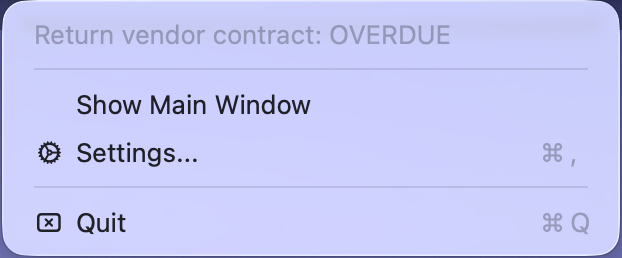
#> input picture docs/screenshots/05-menu-bar-dropdown.png, 622 x 258 px
$ python compose_menubar_screenshot.py
#> lines starting #> are read from the running program, lines starting #| are printed output that depends on the picture
"""Compose menu bar dropdown screenshot for App Store.

Extracts the Tickdrant menu dropdown from the raw capture and places it
on a clean purple gradient background matching the app icon.

Output: docs/screenshots/05-menu-bar.png (2880x1800)
"""
from __future__ import annotations

from pathlib import Path

from PIL import Image, ImageDraw, ImageFilter

ROOT = Path(__file__).resolve().parent.parent
SRC = ROOT / "docs" / "screenshots" / "05-menu-bar-dropdown.png"
OUT = ROOT / "docs" / "screenshots" / "05-menu-bar.png"

# SRC is already a clean, isolated dropdown PNG (no cropping needed).
DROPDOWN_BBOX = None

# App icon gradient colours (v9)
GRAD_TOP_LEFT  = (106, 121, 227)
GRAD_BOT_RIGHT = (118, 75, 162)

CANVAS_W, CANVAS_H = 2880, 1800


def gradient(size, tl, br):
    img = Image.new("RGB", size)
    px = img.load()
    w, h = size
    denom = max(w + h - 2, 1)
    for y in range(h):
        for x in range(w):
            t = (x + y) / denom
            px[x, y] = (
                int(tl[0] * (1 - t) + br[0] * t),
                int(tl[1] * (1 - t) + br[1] * t),
                int(tl[2] * (1 - t) + br[2] * t),
            )
    return img


def drop_shadow(size, radius=30, offset=(0, 12), color=(0, 0, 0, 90)):
    w, h = size
    pad = radius * 2
    layer = Image.new("RGBA", (w + pad * 2, h + pad * 2), (0, 0, 0, 0))
    d = ImageDraw.Draw(layer)
    d.rounded_rectangle(
        (pad + offset[0], pad + offset[1], pad + offset[0] + w, pad + offset[1] + h),
        radius=40, fill=color,
    )
    return layer.filter(ImageFilter.GaussianBlur(radius=radius))


def main():
    if not SRC.exists():
        raise SystemExit(f"missing raw capture: {SRC}")

    src = Image.open(SRC).convert("RGBA")
#> src is the input picture: PIL image 622x258 RGBA; mean R, G, B, A 198.3, 201.1, 245, 255
    dropdown = src if DROPDOWN_BBOX is None else src.crop(DROPDOWN_BBOX)

    # Scale up to about 2/3 of canvas width
    target_w = int(CANVAS_W * 0.55)
    dw, dh = dropdown.size
#> dw = 622; dh = 258
    scale = target_w / dw
#> scale = 2.55
    new_size = (int(dw * scale), int(dh * scale))
#> new_size = (1584, 657)
    dropdown_rgba = dropdown.resize(new_size, Image.LANCZOS)

    # Build canvas
    canvas = gradient((CANVAS_W, CANVAS_H), GRAD_TOP_LEFT, GRAD_BOT_RIGHT).convert("RGBA")
#> in gradient, `img = Image.new("RGB", size)`: img: PIL image 2880x1800 RGB; every value is 0
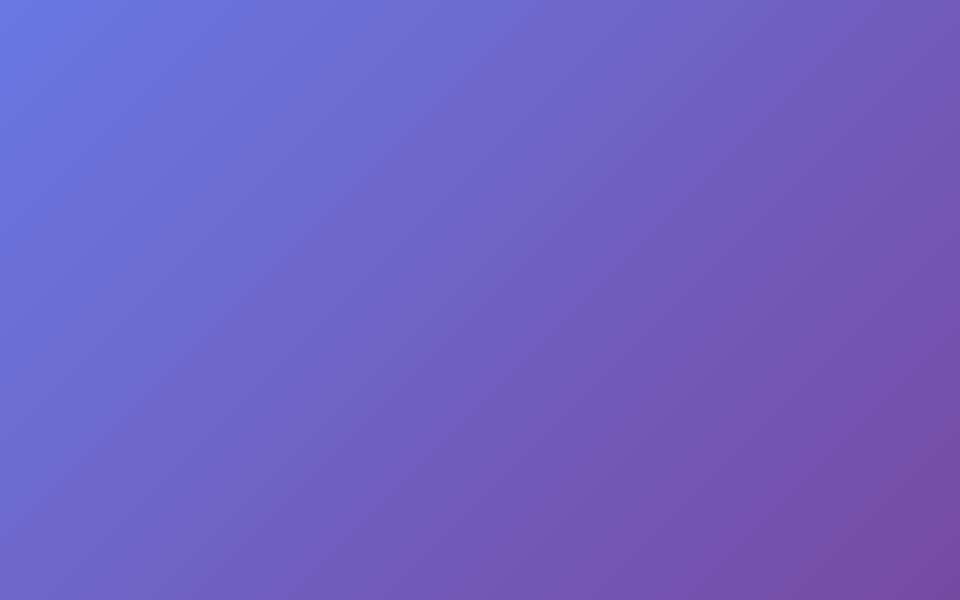
#> canvas: PIL image 2880x1800 RGBA (shown at 1/3 size); mean R, G, B, A 111.5, 97.5, 194, 255

    # Drop shadow behind the popup
    shadow = drop_shadow(new_size)
#> in drop_shadow, `layer = Image.new("RGBA", (w + pad * 2, h + pad * 2), (0, 0, 0, 0))`: layer: PIL image 1704x777 RGBA; every value is 0
#> in drop_shadow, `return layer.filter(ImageFilter.GaussianBlur(radius=radius))`:
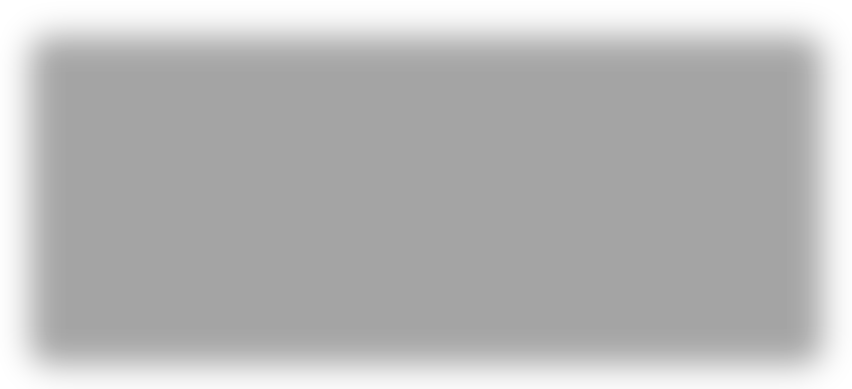
#> returned value: PIL image 1704x777 RGBA (shown at 1/2 size); mean R, G, B, A 0, 0, 0, 70.7; transparent parts drawn white
    paste_x = (CANVAS_W - new_size[0]) // 2
#> paste_x = 648
    paste_y = (CANVAS_H - new_size[1]) // 2
#> paste_y = 571
    sh_w, sh_h = shadow.size
#> sh_w = 1704; sh_h = 777
    canvas.alpha_composite(
        shadow,
        (paste_x - (sh_w - new_size[0]) // 2,
         paste_y - (sh_h - new_size[1]) // 2),
    )
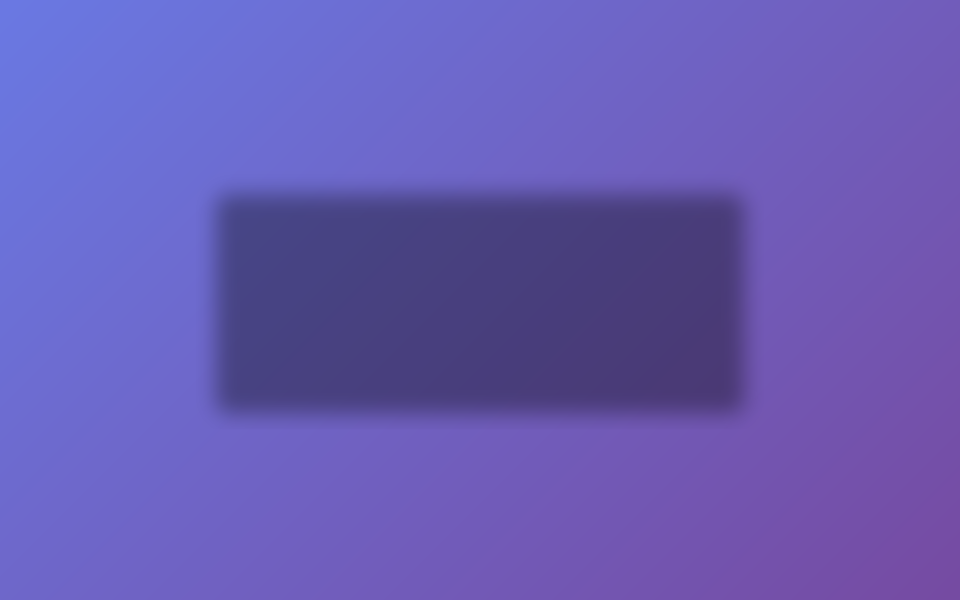
#> canvas: PIL image 2880x1800 RGBA (shown at 1/3 size); mean R, G, B, A 103.6, 90.6, 180.3, 255
    canvas.alpha_composite(dropdown_rgba, (paste_x, paste_y))
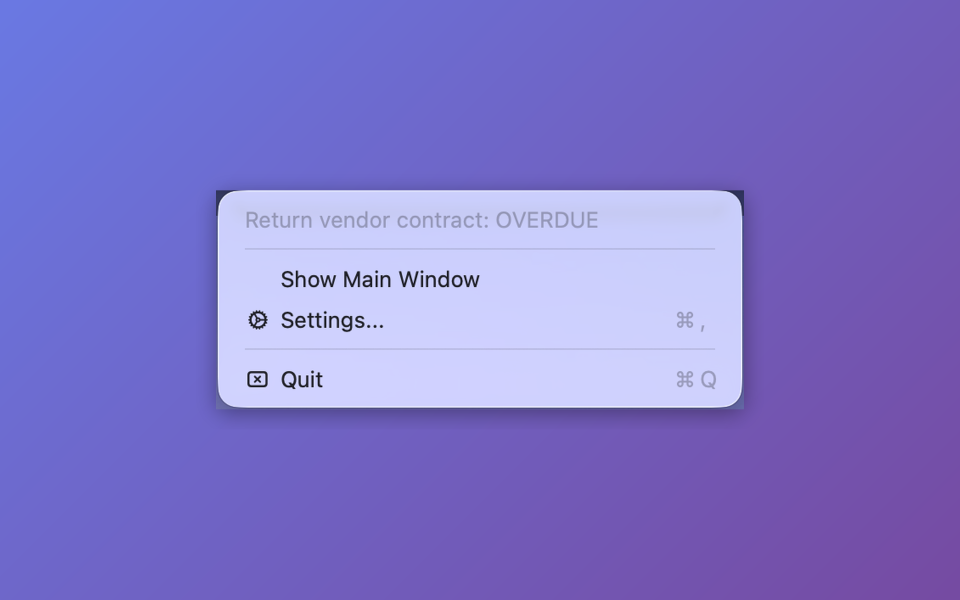
#> canvas: PIL image 2880x1800 RGBA (shown at 1/3 size); mean R, G, B, A 128.5, 117.9, 203.5, 255

    canvas.convert("RGB").save(OUT, "PNG", optimize=True)
    print(f"wrote {OUT} ({CANVAS_W}x{CANVAS_H})")


if __name__ == "__main__":
    main()
